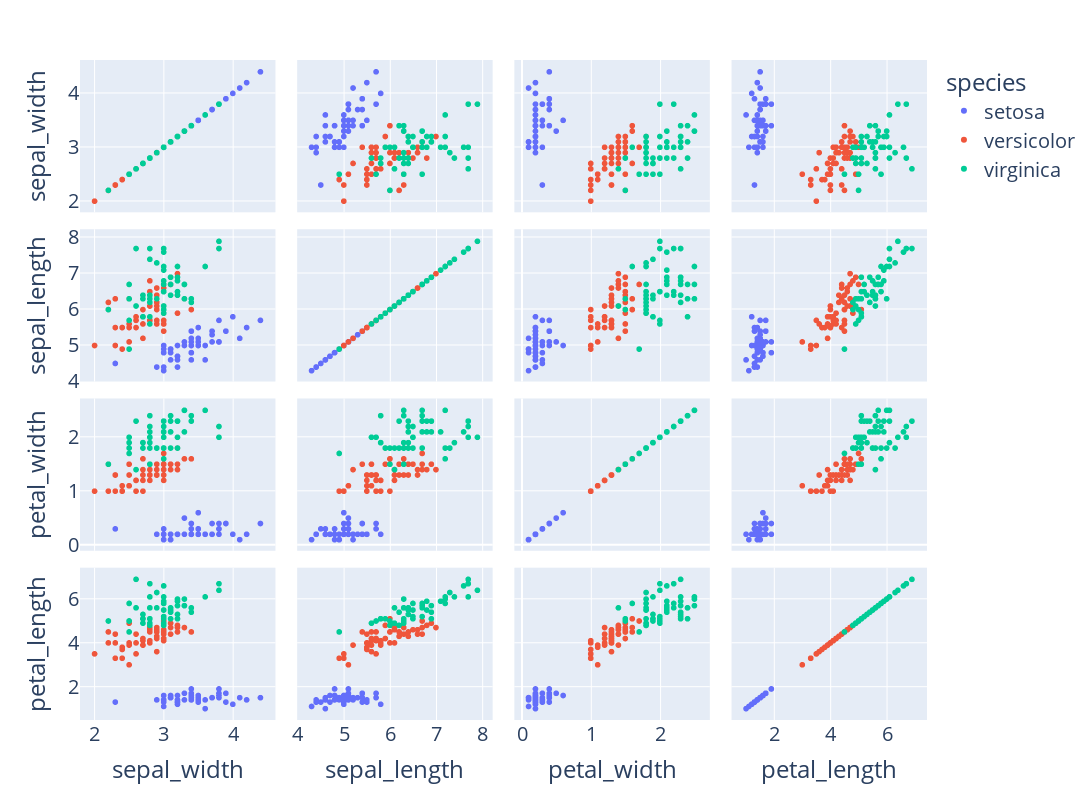

Notebook cell for this chart:
### Markdown cell above
### Scatterplot matrix

The scatterplot matrix is a useful visualization for  **several numeric variables**. It is the collection of all possible combinations of scatterplots.

### Code cell
fig = px.scatter_matrix(df_iris, dimensions=["sepal_width", "sepal_length", "petal_width", "petal_length"], 
                        color="species", width=1600, height=800)
fig.update_layout(font_size=20);
fig.show()

### Figure 1 — Plotly figure (JSON) as saved in the notebook; plotly's stock layout.template omitted (floating-point values rounded to 4 significant figures)
{"data": [{"dimensions": [{"axis": {"matches": true}, "label": "sepal_width", "values": [3.5, 3, 3.2, 3.1, 3.6, 3.9, 3.4, 3.4, 2.9, 3.1, 3.7, 3.4, 3, 3, 4, 4.4, 3.9, 3.5, 3.8, 3.8, 3.4, 3.7, 3.6, 3.3, 3.4, 3, 3.4, 3.5, 3.4, 3.2, 3.1, 3.4, 4.1, 4.2, 3.1, 3.2, 3.5, 3.1, 3, 3.4, 3.5, 2.3, 3.2, 3.5, 3.8, 3, 3.8, 3.2, 3.7, 3.3]}, {"axis": {"matches": true}, "label": "sepal_length", "values": [5.1, 4.9, 4.7, 4.6, 5, 5.4, 4.6, 5, 4.4, 4.9, 5.4, 4.8, 4.8, 4.3, 5.8, 5.7, 5.4, 5.1, 5.7, 5.1, 5.4, 5.1, 4.6, 5.1, 4.8, 5, 5, 5.2, 5.2, 4.7, 4.8, 5.4, 5.2, 5.5, 4.9, 5, 5.5, 4.9, 4.4, 5.1, 5, 4.5, 4.4, 5, 5.1, 4.8, 5.1, 4.6, 5.3, 5]}, {"axis": {"matches": true}, "label": "petal_width", "values": [0.2, 0.2, 0.2, 0.2, 0.2, 0.4, 0.3, 0.2, 0.2, 0.1, 0.2, 0.2, 0.1, 0.1, 0.2, 0.4, 0.4, 0.3, 0.3, 0.3, 0.2, 0.4, 0.2, 0.5, 0.2, 0.2, 0.4, 0.2, 0.2, 0.2, 0.2, 0.4, 0.1, 0.2, 0.1, 0.2, 0.2, 0.1, 0.2, 0.2, 0.3, 0.3, 0.2, 0.6, 0.4, 0.3, 0.2, 0.2, 0.2, 0.2]}, {"axis": {"matches": true}, "label": "petal_length", "values": [1.4, 1.4, 1.3, 1.5, 1.4, 1.7, 1.4, 1.5, 1.4, 1.5, 1.5, 1.6, 1.4, 1.1, 1.2, 1.5, 1.3, 1.4, 1.7, 1.5, 1.7, 1.5, 1, 1.7, 1.9, 1.6, 1.6, 1.5, 1.4, 1.6, 1.6, 1.5, 1.5, 1.4, 1.5, 1.2, 1.3, 1.5, 1.3, 1.5, 1.3, 1.3, 1.3, 1.6, 1.9, 1.4, 1.6, 1.4, 1.5, 1.4]}], "hovertemplate": "species=setosa<br>%{xaxis.title.text}=%{x}<br>%{yaxis.title.text}=%{y}<extra></extra>", "legendgroup": "setosa", "marker": {"color": "#636efa", "symbol": "circle"}, "name": "setosa", "showlegend": true, "type": "splom"}, {"dimensions": [{"axis": {"matches": true}, "label": "sepal_width", "values": [3.2, 3.2, 3.1, 2.3, 2.8, 2.8, 3.3, 2.4, 2.9, 2.7, 2, 3, 2.2, 2.9, 2.9, 3.1, 3, 2.7, 2.2, 2.5, 3.2, 2.8, 2.5, 2.8, 2.9, 3, 2.8, 3, 2.9, 2.6, 2.4, 2.4, 2.7, 2.7, 3, 3.4, 3.1, 2.3, 3, 2.5, 2.6, 3, 2.6, 2.3, 2.7, 3, 2.9, 2.9, 2.5, 2.8]}, {"axis": {"matches": true}, "label": "sepal_length", "values": [7, 6.4, 6.9, 5.5, 6.5, 5.7, 6.3, 4.9, 6.6, 5.2, 5, 5.9, 6, 6.1, 5.6, 6.7, 5.6, 5.8, 6.2, 5.6, 5.9, 6.1, 6.3, 6.1, 6.4, 6.6, 6.8, 6.7, 6, 5.7, 5.5, 5.5, 5.8, 6, 5.4, 6, 6.7, 6.3, 5.6, 5.5, 5.5, 6.1, 5.8, 5, 5.6, 5.7, 5.7, 6.2, 5.1, 5.7]}, {"axis": {"matches": true}, "label": "petal_width", "values": [1.4, 1.5, 1.5, 1.3, 1.5, 1.3, 1.6, 1, 1.3, 1.4, 1, 1.5, 1, 1.4, 1.3, 1.4, 1.5, 1, 1.5, 1.1, 1.8, 1.3, 1.5, 1.2, 1.3, 1.4, 1.4, 1.7, 1.5, 1, 1.1, 1, 1.2, 1.6, 1.5, 1.6, 1.5, 1.3, 1.3, 1.3, 1.2, 1.4, 1.2, 1, 1.3, 1.2, 1.3, 1.3, 1.1, 1.3]}, {"axis": {"matches": true}, "label": "petal_length", "values": [4.7, 4.5, 4.9, 4, 4.6, 4.5, 4.7, 3.3, 4.6, 3.9, 3.5, 4.2, 4, 4.7, 3.6, 4.4, 4.5, 4.1, 4.5, 3.9, 4.8, 4, 4.9, 4.7, 4.3, 4.4, 4.8, 5, 4.5, 3.5, 3.8, 3.7, 3.9, 5.1, 4.5, 4.5, 4.7, 4.4, 4.1, 4, 4.4, 4.6, 4, 3.3, 4.2, 4.2, 4.2, 4.3, 3, 4.1]}], "hovertemplate": "species=versicolor<br>%{xaxis.title.text}=%{x}<br>%{yaxis.title.text}=%{y}<extra></extra>", "legendgroup": "versicolor", "marker": {"color": "#EF553B", "symbol": "circle"}, "name": "versicolor", "showlegend": true, "type": "splom"}, {"dimensions": [{"axis": {"matches": true}, "label": "sepal_width", "values": [3.3, 2.7, 3, 2.9, 3, 3, 2.5, 2.9, 2.5, 3.6, 3.2, 2.7, 3, 2.5, 2.8, 3.2, 3, 3.8, 2.6, 2.2, 3.2, 2.8, 2.8, 2.7, 3.3, 3.2, 2.8, 3, 2.8, 3, 2.8, 3.8, 2.8, 2.8, 2.6, 3, 3.4, 3.1, 3, 3.1, 3.1, 3.1, 2.7, 3.2, 3.3, 3, 2.5, 3, 3.4, 3]}, {"axis": {"matches": true}, "label": "sepal_length", "values": [6.3, 5.8, 7.1, 6.3, 6.5, 7.6, 4.9, 7.3, 6.7, 7.2, 6.5, 6.4, 6.8, 5.7, 5.8, 6.4, 6.5, 7.7, 7.7, 6, 6.9, 5.6, 7.7, 6.3, 6.7, 7.2, 6.2, 6.1, 6.4, 7.2, 7.4, 7.9, 6.4, 6.3, 6.1, 7.7, 6.3, 6.4, 6, 6.9, 6.7, 6.9, 5.8, 6.8, 6.7, 6.7, 6.3, 6.5, 6.2, 5.9]}, {"axis": {"matches": true}, "label": "petal_width", "values": [2.5, 1.9, 2.1, 1.8, 2.2, 2.1, 1.7, 1.8, 1.8, 2.5, 2, 1.9, 2.1, 2, 2.4, 2.3, 1.8, 2.2, 2.3, 1.5, 2.3, 2, 2, 1.8, 2.1, 1.8, 1.8, 1.8, 2.1, 1.6, 1.9, 2, 2.2, 1.5, 1.4, 2.3, 2.4, 1.8, 1.8, 2.1, 2.4, 2.3, 1.9, 2.3, 2.5, 2.3, 1.9, 2, 2.3, 1.8]}, {"axis": {"matches": true}, "label": "petal_length", "values": [6, 5.1, 5.9, 5.6, 5.8, 6.6, 4.5, 6.3, 5.8, 6.1, 5.1, 5.3, 5.5, 5, 5.1, 5.3, 5.5, 6.7, 6.9, 5, 5.7, 4.9, 6.7, 4.9, 5.7, 6, 4.8, 4.9, 5.6, 5.8, 6.1, 6.4, 5.6, 5.1, 5.6, 6.1, 5.6, 5.5, 4.8, 5.4, 5.6, 5.1, 5.1, 5.9, 5.7, 5.2, 5, 5.2, 5.4, 5.1]}], "hovertemplate": "species=virginica<br>%{xaxis.title.text}=%{x}<br>%{yaxis.title.text}=%{y}<extra></extra>", "legendgroup": "virginica", "marker": {"color": "#00cc96", "symbol": "circle"}, "name": "virginica", "showlegend": true, "type": "splom"}], "layout": {"dragmode": "select", "font": {"size": 20}, "height": 800, "legend": {"title": {"text": "species"}, "tracegroupgap": 0}, "margin": {"t": 60}, "width": 1600}}
